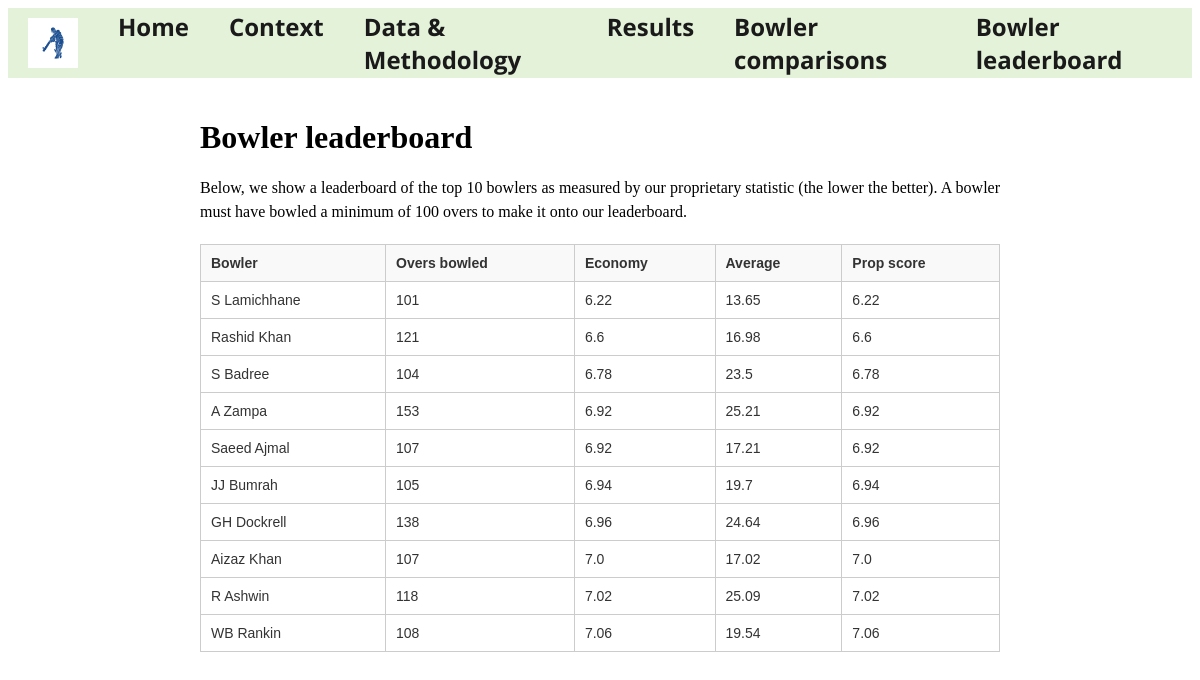
The page /bowler_leaderboard on the database as committed earlier.
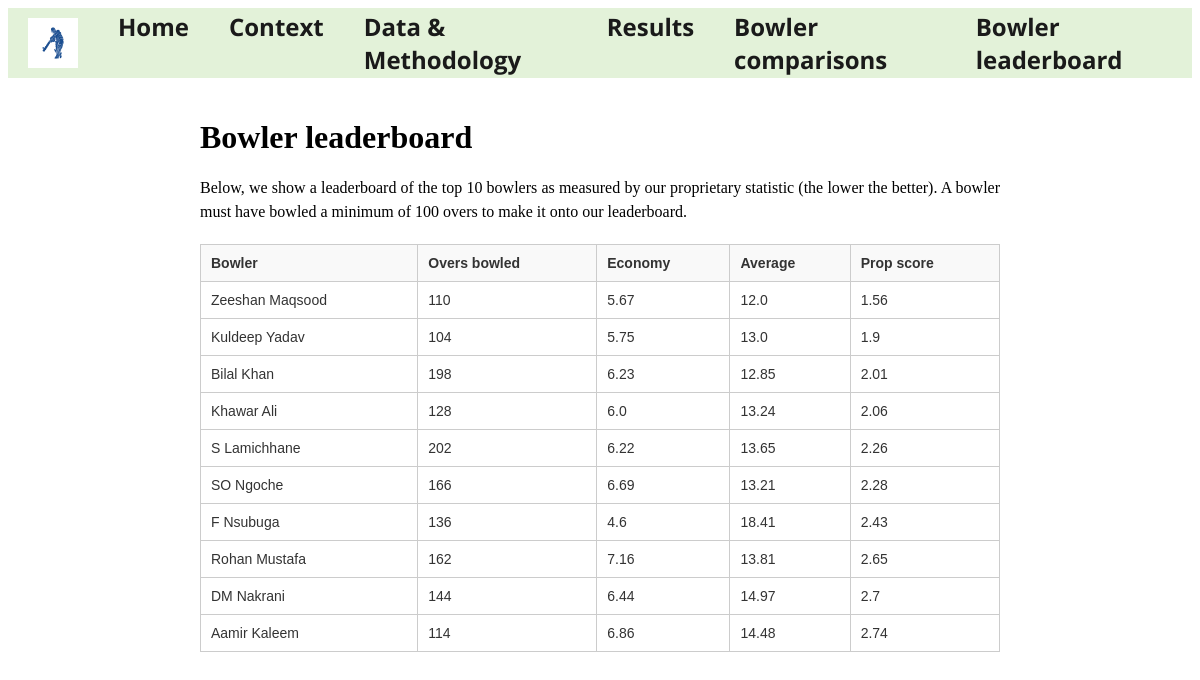
The same page on the database as committed later.
### tables this page shows
CREATE TABLE bowlers (
        name TEXT NOT NULL PRIMARY KEY,
        overs INTEGER,
        runs INTEGER,
        wickets INTEGER,
        economy FLOAT,
        average FLOAT,
        prop_score FLOAT
    );

### website/app.py (the view)
@app.route('/bowler_leaderboard')
def bowler_leaderboard():
    database_path = Path("/mnt/c/USERS/danny/CS50-Final-Project/bowlers/sql_database/bowlers.db")
    with sqlite3.connect(database_path) as conn:
        c = conn.cursor()
    c.execute("SELECT name, overs, economy, average, prop_score FROM bowlers WHERE overs > 100 ORDER BY prop_score LIMIT 10")
    top_10 = c.fetchall()
    c.close()
    conn.close()
    return render_template("bowler_leaderboard.html", top_10=top_10)

### website/templates/bowler_leaderboard.html (shortened to what this page needs)
{% extends "layout.html" %}
{% block main %}
<div class="content-container">
    <h1>Bowler leaderboard</h1>
    <p>Below, we show a leaderboard of the top 10 bowlers as measured by our proprietary statistic (the lower the better). A bowler must have bowled a minimum of 100 overs to make it onto our leaderboard.</p>
    <div class="table-container">
        <table class="table">
            <thead>
            <tr>
                <th>Bowler</th>
                <th>Overs bowled</th>
                <th>Economy</th>
                <th>Average</th>
                <th>Prop score</th>
            </tr>
            </thead>
            <tbody>
            {% for i in range(1, 11) %}
                <td>{{ top_10[i - 1][0] }}</td>
                <td>{{ top_10[i - 1][1] }}</td>
                <td>{{ top_10[i - 1][2] }}</td>
                <td>{{ top_10[i - 1][3] }}</td>
                <td>{{ top_10[i - 1][4] }}</td>
            {% endfor %}
            </tbody>
        </table>
    </div>
</div>
{% endblock %}

Rows that differ between the two databases and show on the page:
no longer on this page (row edited): bowlers: name "Rashid Khan", overs "121", economy "6.6", average "16.98", prop_score "6.6"
no longer on this page (row edited): bowlers: name "S Badree", overs "104", economy "6.78", average "23.5", prop_score "6.78"
no longer on this page (row edited): bowlers: name "A Zampa", overs "153", economy "6.92", average "25.21", prop_score "6.92"
no longer on this page (row edited): bowlers: name "Saeed Ajmal", overs "107", economy "6.92", average "17.21", prop_score "6.92"
no longer on this page (row edited): bowlers: name "JJ Bumrah", overs "105", economy "6.94", average "19.7", prop_score "6.94"
no longer on this page (row edited): bowlers: name "GH Dockrell", overs "138", economy "6.96", average "24.64", prop_score "6.96"
no longer on this page (row edited): bowlers: name "Aizaz Khan", overs "107", economy "7.0", average "17.02", prop_score "7.0"
no longer on this page (row edited): bowlers: name "R Ashwin", overs "118", economy "7.02", average "25.09", prop_score "7.02"
no longer on this page (row edited): bowlers: name "WB Rankin", overs "108", economy "7.06", average "19.54", prop_score "7.06"
now on this page (row edited): bowlers: name "Zeeshan Maqsood", overs "110", economy "5.67", average "12.0", prop_score "1.56"
now on this page (row edited): bowlers: name "Kuldeep Yadav", overs "104", economy "5.75", average "13.0", prop_score "1.9"
now on this page (row edited): bowlers: name "Bilal Khan", overs "198", economy "6.23", average "12.85", prop_score "2.01"
now on this page (row edited): bowlers: name "Khawar Ali", overs "128", economy "6.0", average "13.24", prop_score "2.06"
now on this page (row edited): bowlers: name "SO Ngoche", overs "166", economy "6.69", average "13.21", prop_score "2.28"
now on this page (row edited): bowlers: name "F Nsubuga", overs "136", economy "4.6", average "18.41", prop_score "2.43"
now on this page (row edited): bowlers: name "Rohan Mustafa", overs "162", economy "7.16", average "13.81", prop_score "2.65"
now on this page (row edited): bowlers: name "DM Nakrani", overs "144", economy "6.44", average "14.97", prop_score "2.7"
now on this page (row edited): bowlers: name "Aamir Kaleem", overs "114", economy "6.86", average "14.48", prop_score "2.74"
Other text that changed with them:
new list line: "S Lamichhane 202 6.22 13.65 2.26"
list line gone: "S Lamichhane 101 6.22 13.65 6.22"
